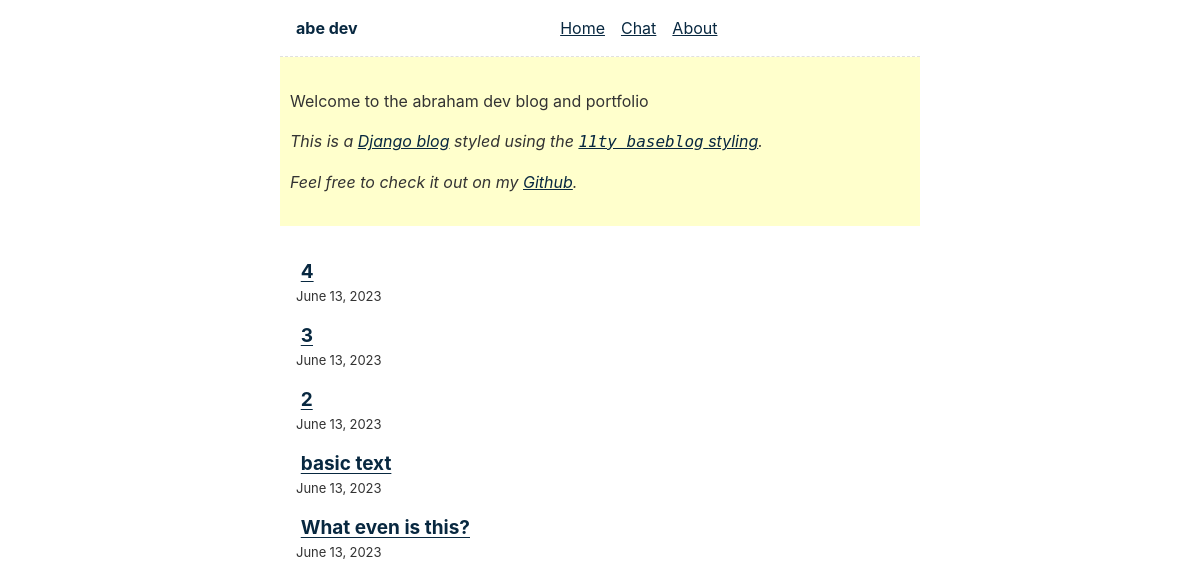
The app's page /, older data.
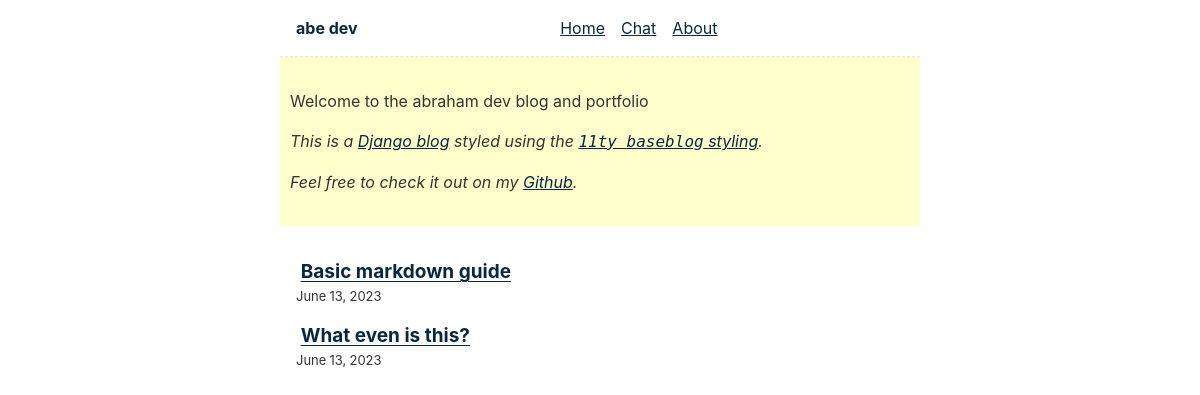
The same page, newer data.
### blog/models.py (models this page shows)
class Post(models.Model):
    title = models.CharField(max_length=255)
    slug = models.SlugField()
    intro = models.TextField()
    body = MarkdownxField()
    created_at = models.DateTimeField(auto_now_add=True)
    class Meta:
        ordering = ('-created_at',)

### blog/views.py (the view)
# urls.py: 2. Add a URL to urlpatterns:  path('', views.home, name='home')
def home(request):
    posts = Post.objects.all()
    return render(request, "blog/home.html", {'posts' : posts})

### blog/templates/blog/home.html (shortened to what this page needs)
{% extends 'blog/base.html' %}
{% block content %}
    <ul class="postlist">
        {% for posts in posts %}
            <li class="postlist-item">
                <a href="/{{ posts.slug }}/" class="postlist-link">{{posts.title}}</a>
                <time class="postlist-date">{{ posts.created_at|date }}</time>
            </li>
        {% endfor %}
    </ul>
{% endblock %}

### blog/templates/blog/base.html (shortened to what this page needs)
{% load static %}
<!DOCTYPE html>
<html>
    <head>
        <link
            rel="stylesheet"
            type="text/css"
            href="{% static 'styles/main.css' %}"
        />
    </head>
    <body>
        <div class="content">
            <header>
                <a class="home-link" href="/"> abe dev </a>
                <nav>
                    <ul class="nav">
                        <li>
                            <a href="/" class="nav-item">Home</a>
                        </li>
                        <li>
                            <a href="/chat" class="nav-item">Chat</a>
                        </li>
                        <li>
                            <a href="/about" class="nav-item">About</a>
                        </li>
                    </ul>
                </nav>
            </header>
        </div>
        <div class="message-box">
            <p>Welcome to the abraham dev blog and portfolio</p>
            <p>
                <em>This is a
                    <a href="https://www.djangoproject.com/">Django blog</a>
                    styled using the
                    <a href="https://github.com/11ty/eleventy-base-blog"><code>11ty baseblog</code> styling</a>.
                </em>
                <em>
                    <p>Feel free to check it out on my
                        <a href="https://github.com/abrahambeltran">Github</a>.
                    </p>
                </em>
            </p>
        </div>
        <main class="content">
            {% block content %} {% endblock %}
        </main>
    </body>
</html>

### blog/static/styles/main.css (style rules this page uses)
:root { --font-family: -apple-system, system-ui, sans-serif; --font-family-monospace: Consolas, Menlo, Monaco, Andale Mono WT, Andale Mono, Lucida Console, Lucida Sans Typewriter, DejaVu Sans Mono, Bitstream Vera Sans Mono, Liberation Mono, Nimbus Mono L, Courier New, Courier, monospace; }
:root { --color-gray-20: #e0e0e0; --color-gray-50: #C0C0C0; --color-gray-90: #333; --background-color: #fff; --text-color: var(--color-gray-90); --text-color-link: #082840; --text-color-link-active: #5f2b48; --text-color-link-visited: #17050F; --syntax-tab-size: 2; }
* { box-sizing: border-box; }
.message-box { --color-message-box: #ffc; display: block; background-color: var(--color-message-box); color: var(--color-gray-90); padding: 1em 0.625em; }
html, body { padding: 0; margin: 0 auto; font-family: var(--font-family); color: var(--text-color); background-color: var(--background-color); }
html { overflow-y: scroll; }
body { max-width: 40em; }
p { line-height: 1.5; }
li { line-height: 1.5; }
a[href] { color: var(--text-color-link); }
main { padding: 1rem; }
main :first-child { margin-top: 0; }
header { border-bottom: 1px dashed var(--color-gray-20); }
header:after { content: ""; display: table; clear: both; }
pre, code { font-family: var(--font-family-monospace); }
code { word-break: break-all; }
header { display: flex; gap: 1em .5em; flex-wrap: wrap; align-items: center; padding: 1em; justify-content: space-between; }
.home-link { font-size: 1em; font-weight: 700; margin-right: 2em; }
.nav { display: flex; padding: 0; margin: 0; list-style: none; }
.nav-item { display: inline-block; margin-right: 1em; list-style: none; }
.postlist { list-style: none; padding: 0; padding-top: 1rem; }
.postlist-item { display: flex; flex-wrap: wrap; align-items: baseline; margin-bottom: 1em; }
.postlist-item:before { display: inline-block; pointer-events: none; line-height: 100%; text-align: right; margin-left: -1.5rem; }
.postlist-date, .postlist-item:before { font-size: 0.8125em; color: var(--color-gray-90); }
.postlist-date { word-spacing: -0.5px; }
.postlist-link { font-size: 1.1875em; font-weight: 700; flex-basis: calc(100% - 1.5rem); padding-left: .25em; padding-right: .5em; text-underline-position: from-font; text-underline-offset: 0; text-decoration-thickness: 1px; }

Row changes from the older to the newer data that the page shows:
removed Post: title "4", created_at "June 13, 2023"
removed Post: title "3", created_at "June 13, 2023"
removed Post: title "2", created_at "June 13, 2023"
changed Post: title "basic text" → "Basic markdown guide"
